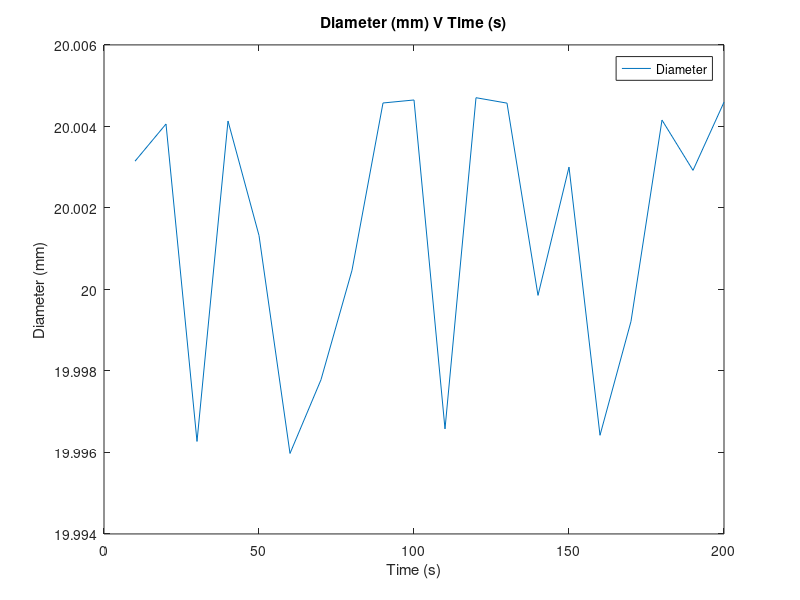

Recreate this plot in MATLAB.
% Reads diameter vs time data
% plots data

load partdim.dat

time = partdim(:,1);
diam = partdim(:,2);

% Plots

plot(time,diam)
xlabel('Time (s)')
ylabel('Diameter (mm)')
legend('Diameter')
title('Diameter (mm) V Time (s)')